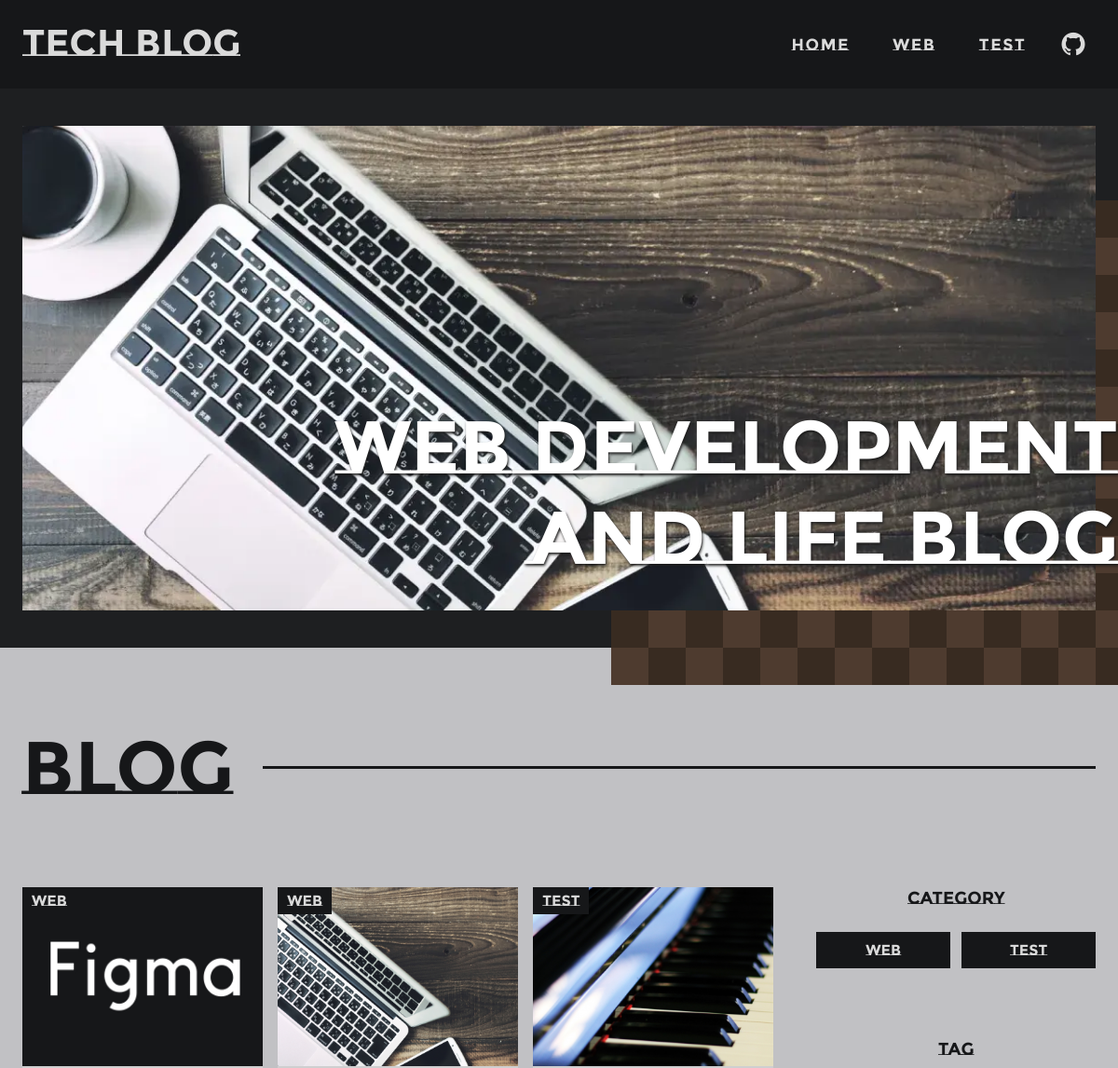
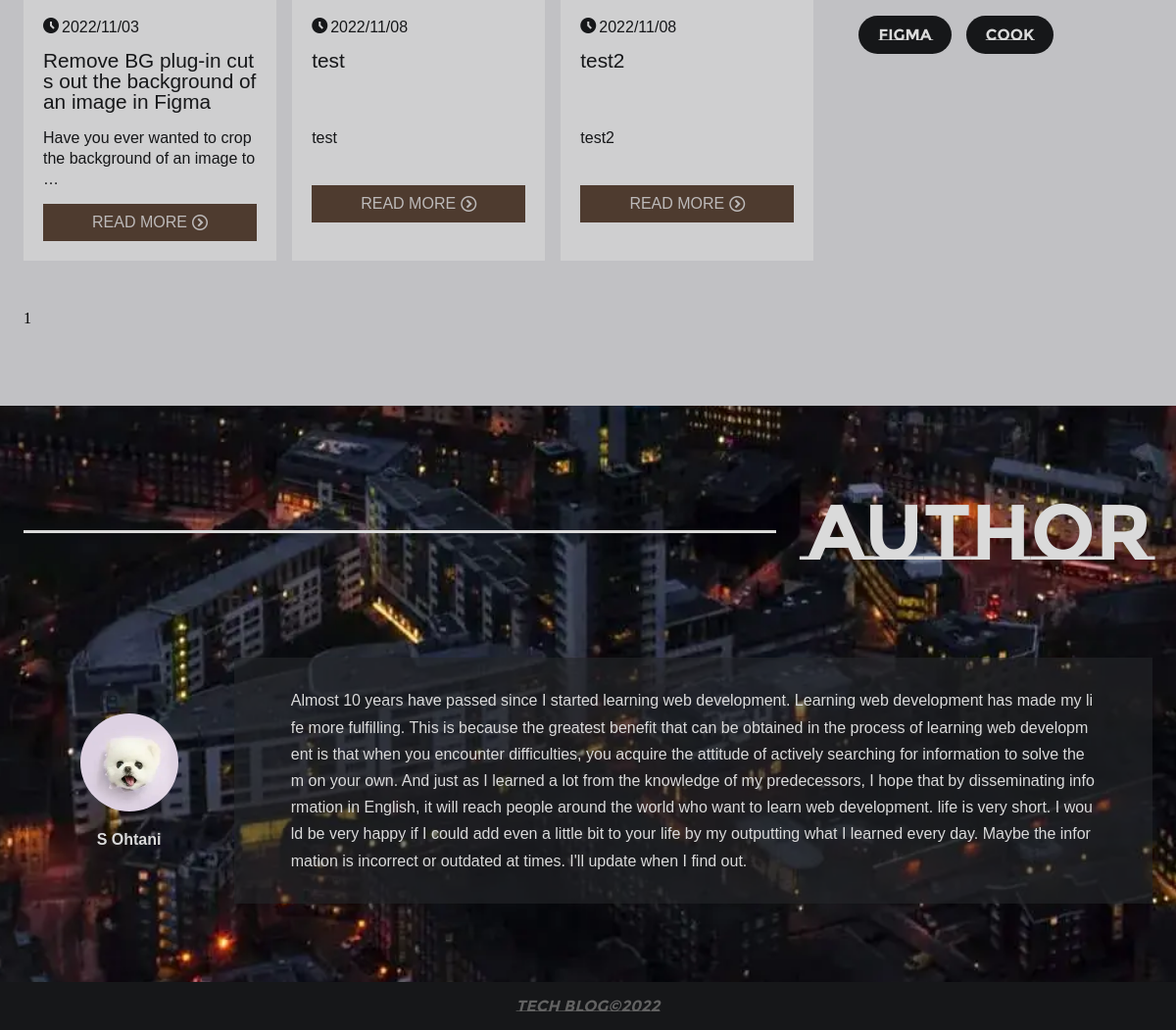
The page / on the database its author committed (2 pictures, top to bottom).
### bbs/models.py (models this page shows, shortened)
class Category(models.Model):
  name = models.CharField('カテゴリー', max_length=50)
  def __str__(self):
      return self.name

class Article(models.Model):
  title = models.CharField('タイトル', max_length=200, null=True)
  description = models.CharField('説明', max_length=500, null=True)
  content = models.TextField('テキスト')
  article_body = models.CharField('プレーンテキスト', max_length=3000, null=True)
  created_at = models.DateField('作成日', auto_now_add=True)
  updated_at = models.DateField('更新日', auto_now=True)
  thumbnail_image = models.ImageField('サムネイル',null=True, blank=True)
  thumbnail_image_webp = models.ImageField('サムネイル webp',null=True, blank=True)
  slug = models.SlugField('スラッグ',blank=True, unique=False, max_length=255)
  category = models.ForeignKey(
                Category, verbose_name='カテゴリー',
                on_delete=models.PROTECT
              )
  tag = models.ManyToManyField(Tag, verbose_name='タグ')

class Tag(models.Model):
  name = models.CharField('タグ', max_length=50)
  def __str__(self):
      return self.name

### bbs/views.py (the view)
# urls.py: path('',views.index, name='index'),
def index(request):
  articles = Article.objects.all().order_by('id')
  page_obj = paginate_queryset(request, articles, 9)
  return render(request,'bbs/index.html',{'articles': page_obj.object_list,'page_obj': page_obj})

### bbs/context.py (called while the page is built)
def related(request):
    context = {
        'category_list': Category.objects.all(),
        'tag_list': Tag.objects.all(),
    }
    return context

### bbs/views.py (called while the page is built)
def paginate_queryset(request, queryset, count):
  paginator = Paginator(queryset, count)
  page = request.GET.get('page')
  try:
      page_obj = paginator.page(page)
  except PageNotAnInteger:
      page_obj = paginator.page(1)
  except EmptyPage:
      page_obj = paginator.page(paginator.num_pages)
  return page_obj

### bbs/templates/bbs/index.html (shortened to what this page needs)
{% load static %}<!DOCTYPE html>
<html lang="en">
<head>
<link rel="stylesheet" href="{% static 'css/index.css' %}" async>
</head>
<body id="top">
<div class="wrapper">
{% include './_header.html' %}
<main itemscope itemtype="https://schema.org/Blog">
  <div itemscope itemtype="http://schema.org/BlogPosting" itemprop="blogPost">
    <section class="mainv-sec">
      <div class="container">
      <div class="catch">
        <h1 class="text-animation fade-up en">WEB DEVELOPMENT <br>AND LIFE BLOG</h1>
      </div>
      <div class="slide-wrap">
        <div class="slide-box" id="slideImgs">
          <picture>
            <source srcset="/media/1.webp" type="image/webp" width="1240" height="540">
            <img src="/media/1.jpg" width="1240" height="540" alt="">
          </picture>
        </div>
      </div>
    </div>
    </section>
    <section class="blog-sec" id="blog">
      <div class="container">
        <p class="blog-title en">BLOG</p>
        <div class="container-inner">
        <article>
          <ul itemprop="articleBody" class="blog-card-list">
            {% for article in articles %}
            <li class="blog-card">
              <div itemprop="image" itemscope itemtype="http://schema.org/ImageObject" class="blog-card-img">
                <a href="{% url 'bbs:detail' article.slug %}" title="">
                <picture>
                  <source srcset="/media/{{ article.thumbnail_image }}" type="image/webp" width="280" height="150">
                  <img src="/media/{{ article.thumbnail_image }}" width="280" height="150" itemprop="url" alt="">
                  </picture>
                </a>
              </div>
              <div class="blog-card-inner">
                <div class="category"><a href="{% url 'bbs:category' article.category %}#blog" itemprop="articleSection" class="en">{{ article.category }}</a></div>
                <time datetime="{{ article.created_at|date:'Y-m-d' }}" itemprop="datePublished"><i class="icon-clock2"></i>{{ article.created_at|date:"Y/m/d" }}</time>
                <h2 itemprop="name headline"><a href="{% url 'bbs:detail' article.slug %}" title="{{ article.title }}" itemprop="url">{{ article.title }}</a></h2>
                <p itemprop="description">{{ article.description| truncatechars:60 }}</p>
                <a href="{% url 'bbs:detail' article.slug %}" class="btn1" itemprop="url">READ MORE<i class="icon-circle-right"></i></a>
              </div>
            </li>
            {% endfor %}
          </ul>
        {% for num in page_obj.paginator.page_range %}
          {% if page_obj.number == num %}
              <span>{{ num }}</span>
          {% else %}
              <a href="?page={{ num }}#blog">{{ num }}</a>
          {% endif %}
        {% endfor %}
        </article>
        {% include './_aside.html' %}
      </div>
      </div>
    </section>
    {% include './_author.html' %}
  </div>
</main>
{% include './_footer.html' %}
</div>
</body>
</html>

### bbs/templates/bbs/_header.html (shortened to what this page needs)
<header>
  <div class="container">
    <p class="logo"><a href="{% url 'bbs:index' %}"><img src="/media/logo.svg" width="234" height="30" alt="TECH BLOG" loading="lazy"></a></p>
    <nav id="header_nav" role="navigation">
      <ul class="globalNav">
      <li><a href="{% url 'bbs:index' %}"><span>home</span></a></li>
      {% if articles or article %}
      {% for category in category_list %}<li><a href="/category/{{ category.name }}/#blog"><span>{{ category.name }}</span></a></li>{% endfor %}
      {% endif %}
      <li class="li-icon">
        <a href="https://github.com/shim369" target="_blank"><i class="icon-github"></i></a>
      </li>
      </ul>
    </nav>
  </div>
</header>

### bbs/templates/bbs/_aside.html (shortened to what this page needs)
<aside>
  {% if articles or article %}
  <h3 class="aside-title">CATEGORY</h3>
  <ul class="category-list">
  {% for category in category_list %}
  <li><a href="{% url 'bbs:category' category %}#blog">{{ category.name }}</a></li>
  {% endfor %}
  </ul>
  {% endif %}
  {% if articles or article %}
  <h3 class="aside-title">TAG</h3>
  <ul class="tag-list">
  {% for tag in tag_list %}
  <li><a href="{% url 'bbs:tag' tag %}#blog">{{ tag.name }}</a></li>
  {% endfor %}
  </ul>
  {% endif %}
</aside>

### rows shown on the page
Category: name "web"
Category: name "test"
Article: thumbnail_image (picture), category "web", created_at "2022/11/03", title "Remove BG plug-in cuts out the background of an image in Figma", description "Have you ever wanted to crop the background of an image to …"
Article: thumbnail_image (picture), category "web", created_at "2022/11/08", title "test", description "test"
Article: thumbnail_image (picture), category "test", created_at "2022/11/08", title "test2", description "test2"
Tag: name "figma"
Tag: name "cook"

### other values the page prints
{{ num }} "1"
